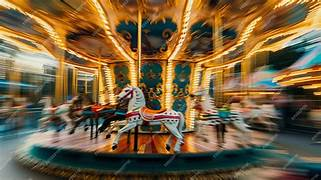
#> input picture img1.jpg, 321 x 180 px
$ python create_gif.py
#> lines starting #> are read from the running program, lines starting #| are printed output that depends on the picture
# Create a GIF with Python 🎞️


import imageio.v3 as iio

filenames = ['img1.jpg', 'img2.jpg']
images = [ ]

for filename in filenames:
  images.append(iio.imread(filename))

iio.imwrite('horse.gif', images, duration = 1000, loop = 0)
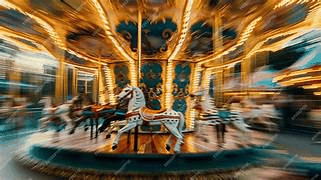
#> saved as horse.gif: shape (180, 321, 3); mean R, G, B 118.4, 96.9, 64.5
